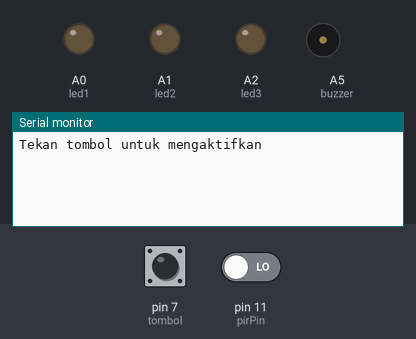
A sketch run on a simulated Arduino Uno, built with avr-gcc and run on an emulated ATmega328P. Parts: output pins drawn as LEDs (lit = HIGH), buzzer (waves = sounding, pin HIGH), the last lines printed to the serial monitor. Inputs (shaded band) come from the test bench; at power-on: pin 7 (tombol) LOW, pin 11 (pirPin) LOW.

Above: at 1.2 s.
1.3 s: pin 7 (tombol) pulled HIGH for 0.15 s
At 1.7 s:
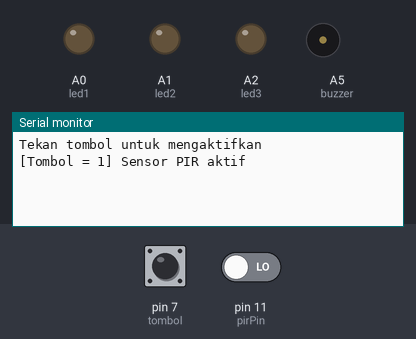
3.3 s: pin 7 (tombol) pulled HIGH for 1 s
At 3.7 s:
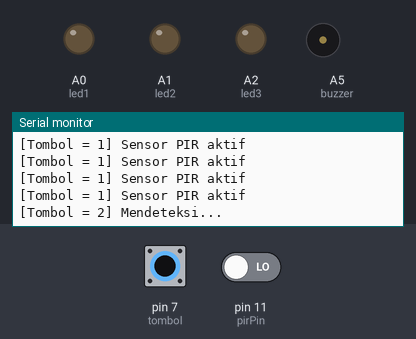

Measured:
- after the input at 1.3 s, the serial monitor: prints a new line at once (image 1)
- after the input at 3.3 s, the serial monitor: prints a new line at once (image 2)

The sketch:

PIR.ino
```cpp
int calibrationTime = 3;
long unsigned int lowIn;
long unsigned int pause = 5000;
boolean lockLow = true;
boolean takeLowTime;

int pirPin = 11;
int led1 = A0;
int led2 = A1;
int led3 = A2;
int buzzer = A5;
int tombol = 7;

int tekan=0;

void setup(){
  Serial.begin(9600);
  pinMode(pirPin, INPUT);
  pinMode(led1, OUTPUT);
  pinMode(led2, OUTPUT);
  pinMode(led3, OUTPUT);
  pinMode(buzzer, OUTPUT);

  Serial.println("Tekan tombol untuk mengaktifkan");

   }

void loop(){
  int stat=digitalRead(tombol);
  int adapenyusup=0;
  int adapenyusup2=0;
  if (stat==HIGH){
    tekan=tekan+1;
  }

  if (tekan==1){
    Serial.print("[Tombol = 1] ");
    Serial.println("Sensor PIR aktif");
    delay(500);
  }
  else if (tekan==2){
    Serial.println("[Tombol = 2] Mendeteksi...");
    if(digitalRead(pirPin)==HIGH){
      adapenyusup=1;
    }
    if (adapenyusup>=1){
        Serial.println("Penyusup terdeteksi");
        digitalWrite(buzzer,HIGH);
        delay(500);
      }adapenyusup2+=1;
    delay(500);
  }
  else if (tekan==3){
    Serial.print("[Tombol = 3] ");
    Serial.println("Mendeteksi...");
    digitalWrite(buzzer,LOW);

    if(digitalRead(pirPin)==HIGH){
      adapenyusup2=1;
    }
    if(adapenyusup2>=1){
      Serial.println("Penyusup terdeteksi");
      for(int i=0; i<=255; i+=10){
        analogWrite(led1,i);
        analogWrite(led2,i);
        analogWrite(led3,i);
        delay(100);
      }
      for (int j=255; j>=0; j-=10){
        analogWrite(led1,j);
        analogWrite(led2,j);
        analogWrite(led3,j);
        delay(100);
      }adapenyusup2+=1;
    }
    else if(adapenyusup2==0){
      digitalWrite(led1,LOW);
      digitalWrite(led2,LOW);
      digitalWrite(led3,LOW);
    }delay(500);
  }
}
```
